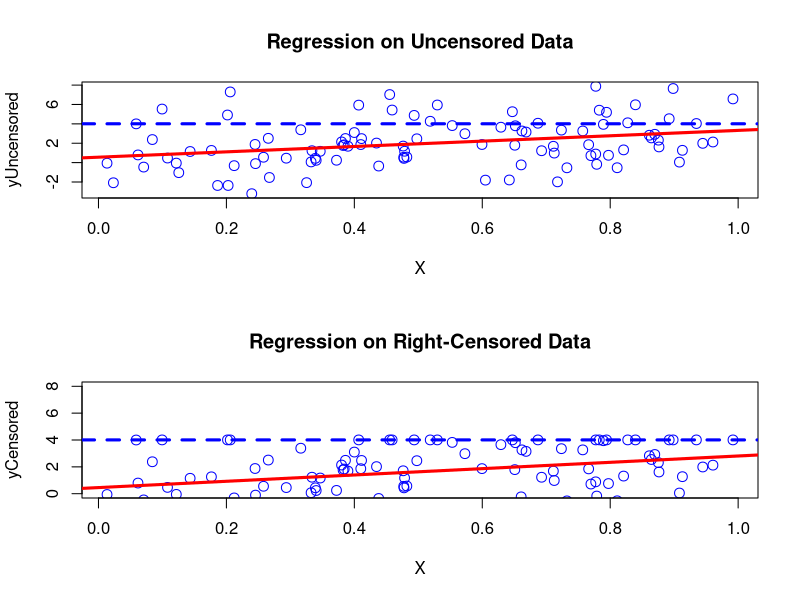
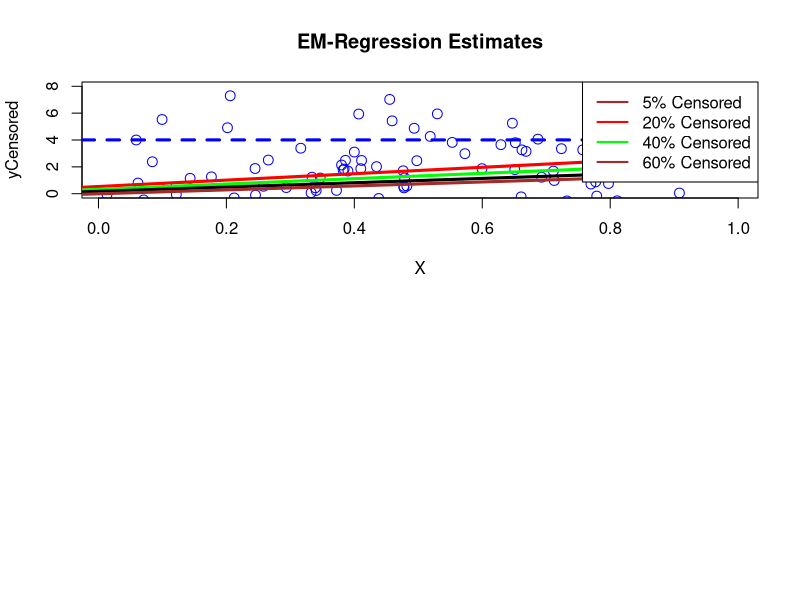

Write R code to recreate these figures, in order.
## ---- chunk 1
knitr::opts_chunk$set(echo = TRUE)
## ---- chunk 2
library(dplyr)
library(assertthat)
library(microbenchmark)
## ---- chunk 3
sessionInfo()
## ---- chunk 4
## initialize testing data 
set.seed(1)
n <- 100
beta0 <- 1; beta1 <- 2; sigma2 <- 6
x <- runif(n)
yComplete <- rnorm(n, beta0 + beta1*x, sqrt(sigma2))

## Parameters above were chosen such that signal in data is moderately strong.
## The estimate divided by std error is approximately 3.
mod <- lm(yComplete ~ x)
cat("True Parameters \n ")
coef(mod)

k = length(mod$coefficients)-1 #Subtract one to ignore intercept
SSE = sum(mod$residuals**2)
## ---- chunk 5
censor_data <- function(x, yUncensored, thresh = 0.80){
  complete <- yUncensored
  tau <- as.numeric(quantile(complete, probs = thresh))
  known <- complete < tau
  censor <- complete > tau
  complete[complete > tau] <- tau
  yTotal <- complete
  yKnown <- complete[known]
  yCensored <- complete[censor] 
  complete <- list(yKnown, yCensored, yTotal ,known,censor,tau)
  names(complete) <- c('yKnown' , 'yCensored', 'yTotal', 'indexKnown', 'indexCensored', 'tau')
  return(complete)
}

## ---------------------------- grab Starting values --------------------------
## Input: x vector, complete original uncensored y data, 
##threshold we want to censor (between 0 & 1)
## Fits a lm model on censored y values against x and uses those as starting points
getStart <- function(x, yUncensored, thresh = 0.80){
  
  begin <- rep(0,3)
  y <- censor_data(x, yUncensored , thresh = thresh)$yTotal
  values <- lm(y ~ x)
  
  ## set starting values
  begin[1] <- values$coefficients[1]
  begin[2] <- values$coefficients[2]
  begin[3] <- (summary(values)$sigma)**2
  
  return(begin)
}
## ---- chunk 6
par(mfrow = c(2,1))

graphC <- censor_data(x, yComplete)

#Uncensored data plot
plot(x, yComplete, cex = 1.3, col = "blue", main = "Regression on Uncensored Data", xlab = "X", ylab = "yUncensored")
abline(lm(yComplete ~ x), col = 'red', lwd = 3)
abline(h=graphC$tau, col="blue", lwd=3, lty=2)

## plot of censored data
plot(x, graphC$yTotal, ylim = c(0,8), cex = 1.3, col = "blue", main = "Regression on Right-Censored Data", xlab = "X", ylab = "yCensored")
abline(lm(graphC$yTotal ~ x), col = 'red', lwd = 3)
abline(h=graphC$tau, col="blue", lwd=3, lty=2)

## ---- chunk 7
cat("Coefficients for Linear Regression on Right-Censored Data at a 20% level are: \n")
coef(lm(graphC$yTotal ~ x))
## ---- chunk 8
## EM function
EM <- function(x, yUncensored, thresh = 0.8, max_iter = 1e5, error = 1e-5){
  
  #create censored data with threshold
  total <- censor_data(x, yComplete, thresh = thresh) 
  
  #generate starting estimates from fitting censored regression 
  begin <- getStart(x, total$yTotal, thresh = thresh)
  
  ## initialize parameters
  b0 <- begin[1]; b1 <- begin[2]; var1 <- begin[3]
  
  ## solve for expected and variance of the truncated normal that we assume our censored data comes from
  updateParam <- function(b0, b1, var1){
    mu_censored <-  b0 + (b1 * x[total$indexCensored])
    tau_star <- (total$tau - mu_censored)/sqrt(var1)
    rho <- dnorm(tau_star, mean = mu_censored, sd = sqrt(var1)) / 
      (1-pnorm(tau_star, mean = mu_censored, sd = sqrt(var1)))
    
    EZ1 <- mu_censored + sqrt(var1)*rho
    VARZ1 <- var1 * (1 + (tau_star*rho) - rho^2)
    EZ21 <- VARZ1 + EZ1 # E(X^2) = VAR(X) + (EX)^2
    
    temp <- list(EZ1,EZ21); names(temp) <- c('E', 'E2')
    return(temp)
  }
  
  censor <- total$indexCensored
  known <- total$indexKnown
  
  Z <- updateParam(b0,b1,var1)
  count <- 1
  #loop through our values and get updated values
  while(count <= max_iter) {
    
    b1_new <- (sum(x[known] * total$yKnown) + sum(x[censor]*Z$E) - 
                 mean(x) * (sum(total$yKnown) + sum(Z$E)))/
      (sum(x*x) - length(x) * mean(x)^2)
    
    b0_new <- (sum(total$yKnown) + sum(Z$E))/length(x) - b1_new*mean(x)
    
    var1_new <- (sum((total$yKnown - b0_new - b1_new * x[known])^2) + 
                   sum(Z$E2 - 2*(b0 + b1 * x[censor])*Z$E +
                         (b0_new + b1_new * x[censor])^2)) / length(x)
    #termination conditions
    if(abs(b0_new - b0) < error && abs(b1_new - b1) < error && abs(var1_new - var1) < error){
      break
    }
    #set updated values and recalculate parameters of our truncated normal
    b0 <- b0_new; b1 <- b1_new; var1 <- var1_new
    Z <- updateParam(b0,b1,var1)
    count <- count + 1
  }
  result <- list(b0,b1,var1,count)
  names(result) <- c('beta0', 'beta1','variance','count')
  return(result)
}
## ---- chunk 9
test0 <- EM(x,yComplete, thresh = 0.95, error = 1e-5)
cat("Estimates when censoring top 5% of data: \n", "beta0 = ", test0$beta0, 
    "\n beta1 = ", test0$beta1,
    "\n sigma^2 =", test0$variance,
    "\n Iteration Count =", test0$count)
## ---- chunk 10
#20% of top values are censored
test1 <- EM(x,yComplete, thresh = 0.8, error = 1e-5)
cat("Estimates when censoring top 20% of data: \n", "beta0 = ", test1$beta0, 
    "\n beta1 = ", test1$beta1,
    "\n sigma^2 =", test1$variance,
    "\n Iteration Count =", test1$count)
## ---- chunk 11
#40% of top values are censored
test2 <- EM(x,yComplete,thresh = 0.6, error = 1e-5)
cat("Estimates when censoring top 40% of data: \n", "beta0 = ", test2$beta0, 
    "\n beta1 = ", test2$beta1,
    "\n sigma^2 =", test2$variance,
    "\n Iteration Count =", test2$count)
## ---- chunk 12
#60% of top values are censored
test3 <- EM(x,yComplete,thresh = 0.4, error = 1e-5)
cat("Estimates when censoring top 60% of data: \n", "beta0 = ", test3$beta0, 
    "\n beta1 = ", test3$beta1,
    "\n sigma^2 =", test3$variance,
    "\n Iteration Count =", test3$count)
## ---- chunk 13
#80% of top values are censored
test4 <- EM(x,yComplete,thresh = 0.2, error = 1e-5)
cat("Estimates when censoring top 80% of data: \n", "beta0 = ", test4$beta0, 
    "\n beta1 = ", test4$beta1,
    "\n sigma^2 = ", test4$variance,
    "\n Iteration Count =", test4$count)
## ---- chunk 14
##table for wordpress blog
tab <- matrix(c(test0$beta0, test0$beta1, test0$variance,
                test1$beta0, test1$beta1, test1$variance,
                test2$beta0, test2$beta1, test2$variance,
                test3$beta0, test3$beta1, test3$variance,
                test4$beta0, test4$beta1, test4$variance,
                coef(lm(graphC$yTotal ~ x))[1], coef(lm(graphC$yTotal ~ x))[1], SSE), ncol=6, byrow=FALSE)
colnames(tab) <- c('5% Censor','20% Censor','40$ Censor','60% Censor','80% Censor', 'True Parameters')
rownames(tab) <- c('beta0','beta1','sigma^2')
tab <- as.table(tab)
tab
## ---- chunk 15
## plot of EM Algorithm results
plot(x, yComplete, ylim = c(0,8), cex = 1.3, col = "blue", main = "EM-Regression Estimates", xlab = "X", ylab = "yCensored")

abline(a=test0$beta0, b=test0$beta1, col = 'red', lwd = 3)
abline(a=test1$beta0, b=test1$beta1, col = 'green', lwd = 3)
abline(a=test2$beta0, b=test2$beta1, col = 'black', lwd = 3)
abline(a=test3$beta0, b=test3$beta1, col = 'brown', lwd = 3)
abline(h=graphC$tau, col="blue", lwd=3, lty=2)

legend(x = "topright",          # Position
       legend = c("5% Censored", "20% Censored", "40% Censored", "60% Censored"),  # Legend texts
       lty = c(1),           # Line types
       col = c('brown','red','green','brown'),  # Line colors
       lwd = 2)                 # Line width
## ---- chunk 16
param <- getStart(x, yComplete)

logmax <- function(begin = eval(parse(text = 'param <- getStart(x, yComplete)')), 
                   x, yUncensored, thresh = 0.8){
  
  ## ----- sanity check ----------
  validate_that(length(begin) > 0) 
  validate_that(length(x) == length(yUncensored)) 
  validate_that(as.numeric(thresh) > 0 && as.numeric(thresh) < 1)
  
  #grab all components we need with our helper function
  total <- censor_data(x, yComplete, thresh = thresh)
  
  # initialize parameters
  b0 <- begin[1]; b1 <- begin[2] ; sig2 <- sqrt(begin[3])
  
  #mean for known and censored data
  mu_known <- b0 + b1 * x[total$indexKnown] 
  mu_censored <-  b0 + b1 * x[total$indexCensored]
  
  #complete log-likelihood
  logscore <- sum(sum(dnorm(total$yKnown, mean = mu_known, sd = sig2, log = TRUE)), 
                  sum(pnorm(total$tau, mean = mu_censored, sd = sig2, 
                            log = TRUE,lower.tail = FALSE))) 
  
  ## finding the max of a positive is the same as finding the minimum of its negative
  ## optim() defaults to minimization of a function
  
  return(-logscore)
}
## ---- chunk 17
#optim starting at recommended default values
testDefault<- optim(par =  eval(parse(text = 'param <- getStart(x, yComplete)')),
                     x = x, yUncensored = yComplete, 
                    fn = logmax, method = 'BFGS', hessian = TRUE)


#optim starting very close to the true solution
testOptim <- optim(par = c(2,2,6), x = x, yUncensored = yComplete, 
                   fn = logmax, method = 'BFGS', hessian = TRUE)

#optim estimated values, iteration count, and estimated errors
cat("When using optim() to maximize our log likelihood and using our porposed starting values from part(b),\n our estimates (beta0,beta1,variance) =",testDefault$par, "with iteration count", as.numeric(testDefault$counts[1]), "and \n standard errors",diag(solve(testDefault$hessian)) ,"respectively.\n \n")

cat("When choosing (2,2,6) as our staring value, our estimates (beta0,beta1,variance) =", testOptim$par, "with iteration count", as.numeric(testOptim$counts[1]), "and standard errors",diag(solve(testDefault$hessian)) ,"respectively.")
## ---- chunk 18
microbenchmark('EM' = EM(x,yComplete,thresh = 0.8),
               'log-lik optim' = optim(par =  eval(parse(text = 'param <- getStart(x, yComplete)')),
                     x = x, yUncensored = yComplete, 
                    fn = logmax, method = 'BFGS', hessian = TRUE)
               )
